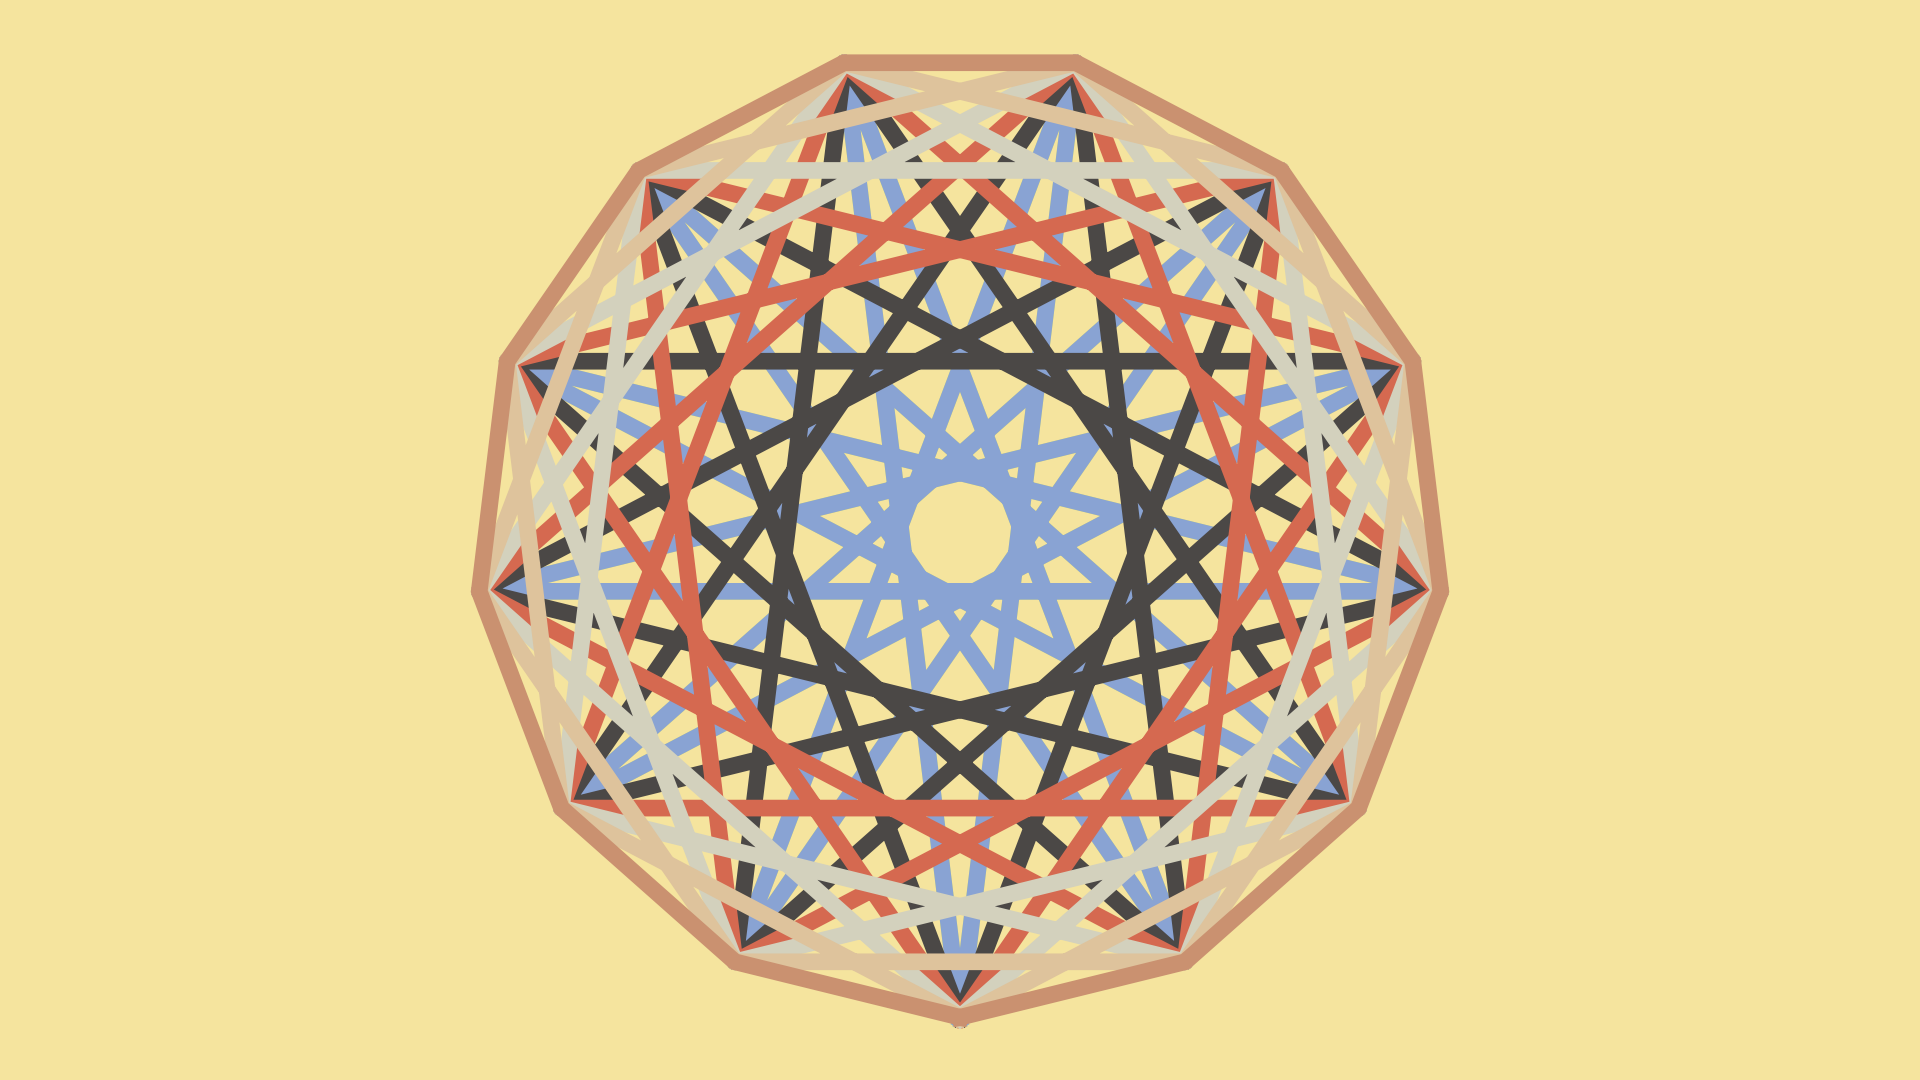

The script that drew this image:
from pathlib import Path

import matplotlib.pyplot as plt
import numpy as np


def main() -> None:
    # config
    fp: Path = Path(__file__).resolve().with_suffix(".png")
    plt.rcParams["figure.dpi"] = 100
    plt.rcParams["figure.figsize"] = [19.2, 10.8]
    # 配色アイディア手帖 90
    colors: list[str] = [
        "#f5e49e",
        "#ca9170",
        "#dec39c",
        "#d3d1bd",
        "#d56950",
        "#4b4846",
        "#89a3d3",
        "#e0e565",
        "#d82630",
    ]
    # generate figure
    fig: plt.Figure
    ax: plt.Axes
    fig, ax = plt.subplots()
    # plot
    n: int = 13
    for i in range(1+n//2, 0, -1):
        t: np.ndarray = np.linspace(0, 2*np.pi*i, n+1, endpoint=True)
        c: np.ndarray = np.cos(t)
        s: np.ndarray = np.sin(t)
        ax.plot(s, -c, linewidth=12, color=colors[i])
    # arrange
    #ax.set_xlim(-1, 11)
    #ax.set_ylim(-2, 6)
    ax.axis("off")
    ax.set_aspect("equal")
    ax.set_facecolor(colors[0])
    fig.set_facecolor(colors[0])
    fig.tight_layout()
    # output
    fig.savefig(fp)
    plt.cla()
    plt.clf()
    plt.close(fig)
    return None


if __name__ == "__main__":
    main()
